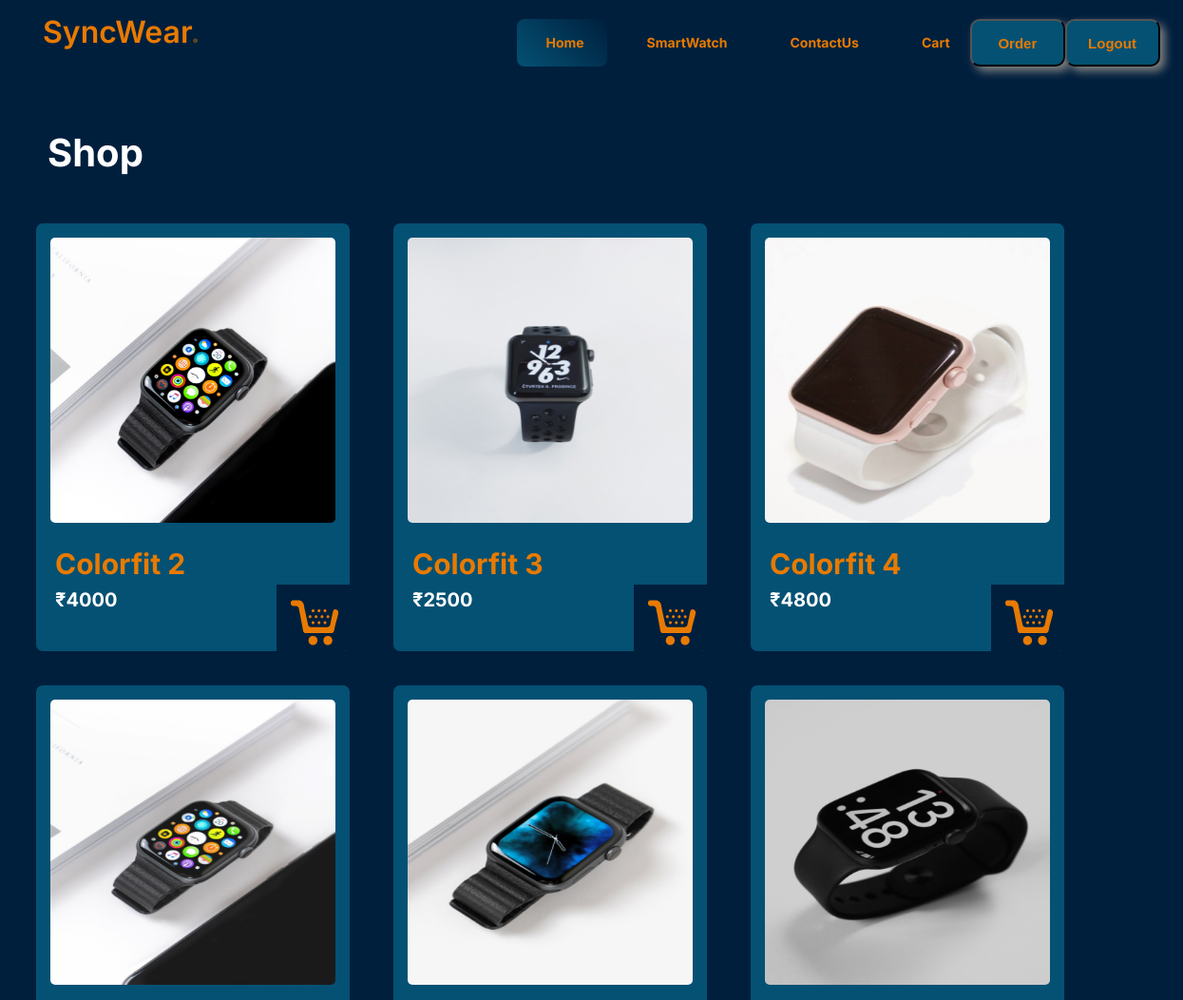
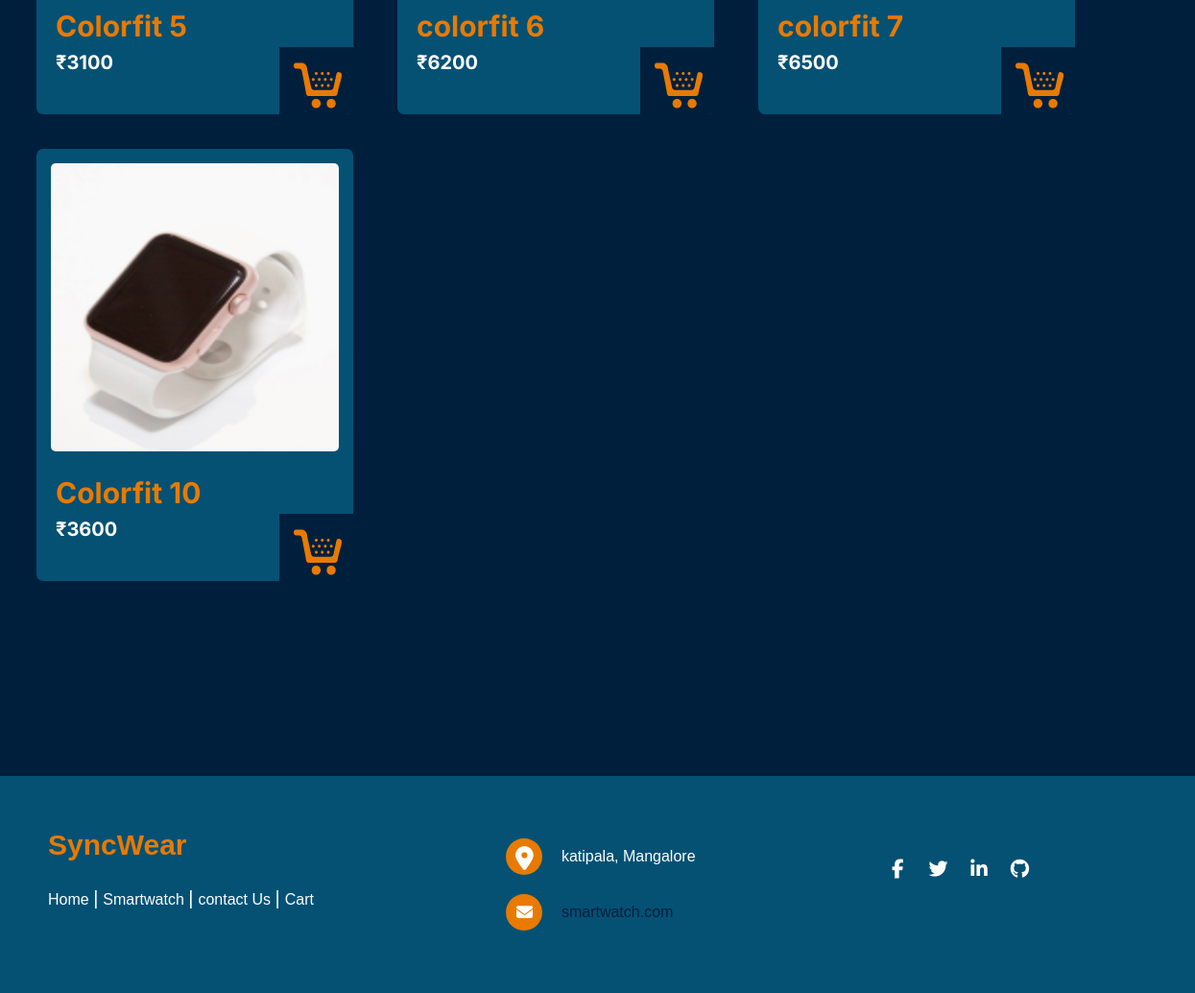
/shop.php (signed in), run on the app's committed database (2 pictures, top to bottom).
### tables this page shows
CREATE TABLE `product` (
  `id` int(100) NOT NULL,
  `name` varchar(100) NOT NULL,
  `description` varchar(100) NOT NULL,
  `quantity` int(100) NOT NULL,
  `Price` int(100) NOT NULL,
  `imgname` varchar(100) NOT NULL
);

### shop.php (the view, shortened to what this page needs)
<!doctype html>
<html lang="en">
<head>
    </head>
	<body>
    <?php
 include'header.php';
 include'lib/connection.php';
 $sql = "SELECT * FROM product";
 $result = $conn -> query ($sql);
?>
<div class="intro-excerpt">
		<h1 style="color:white;margin-left:50px;font-size:40px;">Shop</h1>
</div>
        <div class="product-card-container">
            <?php
          if (mysqli_num_rows($result) > 0) {
            while($row = mysqli_fetch_assoc($result)) {
              ?>
          <form action="<?php echo $_SERVER['PHP_SELF']; ?>" method="post">
          <div class="product-card" style="width:330px;">
                <img src="image/<?php echo $row['imgname']; ?>" >
                    <h3><?php echo $row["name"] ?></h3>
                    <p>₹<?php echo $row["Price"] ?></p>
                    <button  class="sub"  name="add_to_cart"><img src="images/shopcart.svg" style="width:50px;height:70px;margin-top:-30px;margin-left:-40px;z-index:10;" alt=""></button>
              </div>
            </form>
            <?php
    }
        }
        else
            echo "0 results";
        ?>
  </div>
  <?php include('footer.php'); ?>
	</body>
</html>

### css/style.css (style rules this page uses)
body { overflow-x: hidden; position: relative; font-family: "Inter", sans-serif; font-weight: 400; line-height: 28px; color: #E87A00; font-size: 14px; height:1500px; background-color: #001F3D; margin:0; }
.product-card { flex: 0 0 auto; width: 250px; height: 450px; margin-right: 40px; }

### shop.php (style rules this page uses)
.product-card-container { display: flex; flex-wrap: wrap; padding-left:25px; width:100%; margin-left:10px; }
.product-card { border: 3px solid #001F3D; border-radius: 5px; margin-top:30px; border-radius:10px; background-color: #045174; transition: all 0.10s ease-in; animation: glider 1.8s infinite linear; animation-delay: 0.05s; cursor:pointer; }
.product-card img { width:300px; height:300px; padding:15px; padding-left:15px; border-radius:20px; }
.product-card h3 { font-size: 30px; margin-top: 5px; font-weight:bold; padding-left:20px; }
.product-card p { font-size: 20px; color: white; margin-top: -20px; font-weight:bold; padding-left:20px; }
.product-card .sub { width: 80px; height: 70px; background-color: #001F3D; color: white; border: none; border-bottom-right-radius: 10px; top:-50px; margin-left:253px; cursor: pointer; position:relative; }
.product-card .sub img { position:absolute; top:20px; width:20px; cursor:pointer; }

### data on the page
product: imgname (picture), name "Colorfit 2", Price "4000"
product: imgname (picture), name "Colorfit 3", Price "2500"
product: imgname (picture), name "Colorfit 4", Price "4800"
product: imgname (picture), name "Colorfit 5", Price "3100"
product: imgname (picture), name "colorfit 6", Price "6200"
product: imgname (picture), name "colorfit 7", Price "6500"
product: imgname (picture), name "Colorfit 10", Price "3600"
